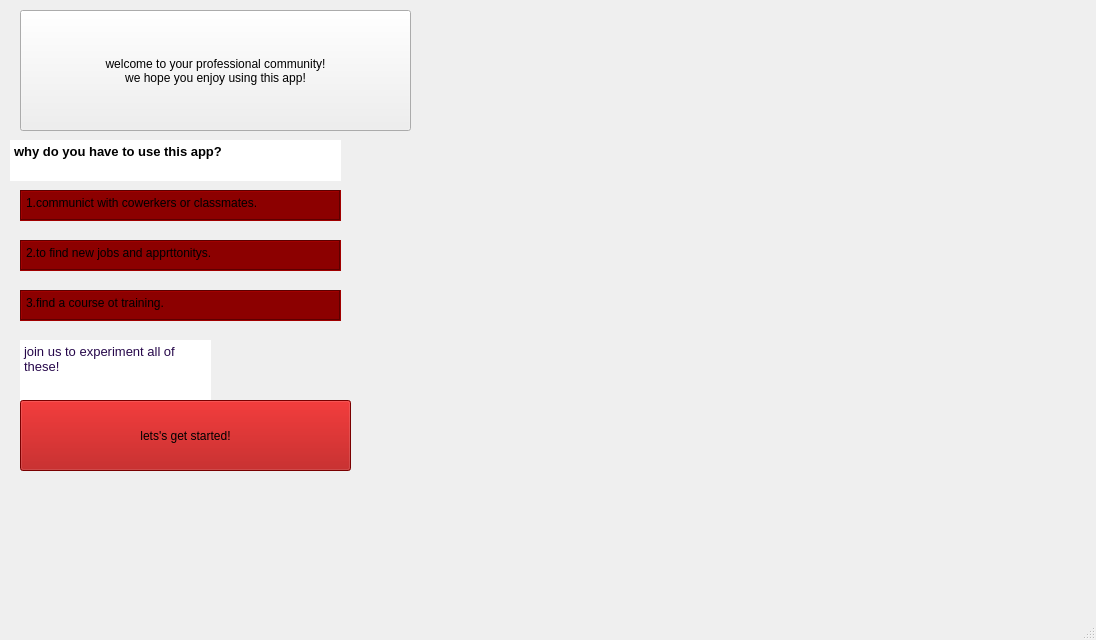
<?xml version="1.0" encoding="UTF-8"?>
<ui version="4.0">
 <class>MainWindow</class>
 <widget class="QMainWindow" name="MainWindow">
  <property name="geometry">
   <rect>
    <x>0</x>
    <y>0</y>
    <width>1096</width>
    <height>640</height>
   </rect>
  </property>
  <property name="windowTitle">
   <string>MainWindow</string>
  </property>
  <property name="styleSheet">
   <string notr="true">background-image: url(:/new/prefix1/photo_2024-03-24_00-27-53.jpg);</string>
  </property>
  <widget class="QWidget" name="centralwidget">
   <widget class="QTextEdit" name="textEdit_2">
    <property name="geometry">
     <rect>
      <x>10</x>
      <y>140</y>
      <width>331</width>
      <height>41</height>
     </rect>
    </property>
    <property name="styleSheet">
     <string notr="true">color: rgb(0, 0, 0);
font: 63 8pt &quot;Yu Gothic UI Semibold&quot;;</string>
    </property>
    <property name="frameShape">
     <enum>QFrame::NoFrame</enum>
    </property>
    <property name="html">
     <string>&lt;!DOCTYPE HTML PUBLIC &quot;-//W3C//DTD HTML 4.0//EN&quot; &quot;http://www.w3.org/TR/REC-html40/strict.dtd&quot;&gt;
&lt;html&gt;&lt;head&gt;&lt;meta name=&quot;qrichtext&quot; content=&quot;1&quot; /&gt;&lt;style type=&quot;text/css&quot;&gt;
p, li { white-space: pre-wrap; }
&lt;/style&gt;&lt;/head&gt;&lt;body style=&quot; font-family:'Yu Gothic UI Semibold'; font-size:8pt; font-weight:56; font-style:normal;&quot;&gt;
&lt;p style=&quot; margin-top:0px; margin-bottom:0px; margin-left:0px; margin-right:0px; -qt-block-indent:0; text-indent:0px;&quot;&gt;&lt;span style=&quot; font-family:'MS Shell Dlg 2'; font-size:10pt; font-weight:600;&quot;&gt;why do you have to use this app?&lt;/span&gt;&lt;/p&gt;&lt;/body&gt;&lt;/html&gt;</string>
    </property>
   </widget>
   <widget class="QTextEdit" name="textEdit_3">
    <property name="geometry">
     <rect>
      <x>20</x>
      <y>190</y>
      <width>321</width>
      <height>31</height>
     </rect>
    </property>
    <property name="styleSheet">
     <string notr="true">background-color: rgb(140, 0, 0);
color: rgb(0, 0, 0);</string>
    </property>
    <property name="frameShape">
     <enum>QFrame::Box</enum>
    </property>
    <property name="html">
     <string>&lt;!DOCTYPE HTML PUBLIC &quot;-//W3C//DTD HTML 4.0//EN&quot; &quot;http://www.w3.org/TR/REC-html40/strict.dtd&quot;&gt;
&lt;html&gt;&lt;head&gt;&lt;meta name=&quot;qrichtext&quot; content=&quot;1&quot; /&gt;&lt;style type=&quot;text/css&quot;&gt;
p, li { white-space: pre-wrap; }
&lt;/style&gt;&lt;/head&gt;&lt;body style=&quot; font-family:'MS Shell Dlg 2'; font-size:7.8pt; font-weight:400; font-style:normal;&quot;&gt;
&lt;p style=&quot; margin-top:0px; margin-bottom:0px; margin-left:0px; margin-right:0px; -qt-block-indent:0; text-indent:0px;&quot;&gt;&lt;span style=&quot; font-size:9pt;&quot;&gt;1.communict with cowerkers or classmates.&lt;/span&gt;&lt;/p&gt;&lt;/body&gt;&lt;/html&gt;</string>
    </property>
   </widget>
   <widget class="QTextEdit" name="textEdit_4">
    <property name="geometry">
     <rect>
      <x>20</x>
      <y>240</y>
      <width>321</width>
      <height>31</height>
     </rect>
    </property>
    <property name="styleSheet">
     <string notr="true">background-color: rgb(140, 0, 0);
color: rgb(0, 0, 0);</string>
    </property>
    <property name="frameShape">
     <enum>QFrame::Box</enum>
    </property>
    <property name="html">
     <string>&lt;!DOCTYPE HTML PUBLIC &quot;-//W3C//DTD HTML 4.0//EN&quot; &quot;http://www.w3.org/TR/REC-html40/strict.dtd&quot;&gt;
&lt;html&gt;&lt;head&gt;&lt;meta name=&quot;qrichtext&quot; content=&quot;1&quot; /&gt;&lt;style type=&quot;text/css&quot;&gt;
p, li { white-space: pre-wrap; }
&lt;/style&gt;&lt;/head&gt;&lt;body style=&quot; font-family:'MS Shell Dlg 2'; font-size:7.8pt; font-weight:400; font-style:normal;&quot;&gt;
&lt;p style=&quot; margin-top:0px; margin-bottom:0px; margin-left:0px; margin-right:0px; -qt-block-indent:0; text-indent:0px;&quot;&gt;&lt;span style=&quot; font-size:9pt;&quot;&gt;2.to find new jobs and apprttonitys.&lt;/span&gt;&lt;/p&gt;&lt;/body&gt;&lt;/html&gt;</string>
    </property>
   </widget>
   <widget class="QTextEdit" name="textEdit_5">
    <property name="geometry">
     <rect>
      <x>20</x>
      <y>290</y>
      <width>321</width>
      <height>31</height>
     </rect>
    </property>
    <property name="styleSheet">
     <string notr="true">background-color: rgb(140, 0, 0);
color: rgb(0, 0, 0);</string>
    </property>
    <property name="frameShape">
     <enum>QFrame::Box</enum>
    </property>
    <property name="html">
     <string>&lt;!DOCTYPE HTML PUBLIC &quot;-//W3C//DTD HTML 4.0//EN&quot; &quot;http://www.w3.org/TR/REC-html40/strict.dtd&quot;&gt;
&lt;html&gt;&lt;head&gt;&lt;meta name=&quot;qrichtext&quot; content=&quot;1&quot; /&gt;&lt;style type=&quot;text/css&quot;&gt;
p, li { white-space: pre-wrap; }
&lt;/style&gt;&lt;/head&gt;&lt;body style=&quot; font-family:'MS Shell Dlg 2'; font-size:7.8pt; font-weight:400; font-style:normal;&quot;&gt;
&lt;p style=&quot; margin-top:0px; margin-bottom:0px; margin-left:0px; margin-right:0px; -qt-block-indent:0; text-indent:0px;&quot;&gt;&lt;span style=&quot; font-size:9pt;&quot;&gt;3.find a course ot training.&lt;/span&gt;&lt;/p&gt;&lt;/body&gt;&lt;/html&gt;</string>
    </property>
   </widget>
   <widget class="QTextEdit" name="textEdit_6">
    <property name="geometry">
     <rect>
      <x>20</x>
      <y>340</y>
      <width>191</width>
      <height>61</height>
     </rect>
    </property>
    <property name="styleSheet">
     <string notr="true">color: rgb(39, 8, 75);</string>
    </property>
    <property name="frameShape">
     <enum>QFrame::NoFrame</enum>
    </property>
    <property name="html">
     <string>&lt;!DOCTYPE HTML PUBLIC &quot;-//W3C//DTD HTML 4.0//EN&quot; &quot;http://www.w3.org/TR/REC-html40/strict.dtd&quot;&gt;
&lt;html&gt;&lt;head&gt;&lt;meta name=&quot;qrichtext&quot; content=&quot;1&quot; /&gt;&lt;style type=&quot;text/css&quot;&gt;
p, li { white-space: pre-wrap; }
&lt;/style&gt;&lt;/head&gt;&lt;body style=&quot; font-family:'MS Shell Dlg 2'; font-size:7.8pt; font-weight:400; font-style:normal;&quot;&gt;
&lt;p style=&quot; margin-top:0px; margin-bottom:0px; margin-left:0px; margin-right:0px; -qt-block-indent:0; text-indent:0px;&quot;&gt;&lt;span style=&quot; font-size:10pt;&quot;&gt;join us to experiment all of these!&lt;/span&gt;&lt;/p&gt;&lt;/body&gt;&lt;/html&gt;</string>
    </property>
   </widget>
   <widget class="QPushButton" name="pushButton">
    <property name="geometry">
     <rect>
      <x>20</x>
      <y>400</y>
      <width>331</width>
      <height>71</height>
     </rect>
    </property>
    <property name="styleSheet">
     <string notr="true">background-color: rgb(170, 0, 0);
font: 12pt &quot;MV Boli&quot;;
color: rgb(0, 0, 0);</string>
    </property>
    <property name="text">
     <string>lets's get started!</string>
    </property>
   </widget>
   <widget class="QPushButton" name="pushButton_2">
    <property name="geometry">
     <rect>
      <x>20</x>
      <y>10</y>
      <width>391</width>
      <height>121</height>
     </rect>
    </property>
    <property name="styleSheet">
     <string notr="true">font: 10pt &quot;MV Boli&quot;;</string>
    </property>
    <property name="text">
     <string>welcome to your professional community!
we hope you enjoy using this app!</string>
    </property>
   </widget>
  </widget>
  <widget class="QMenuBar" name="menubar">
   <property name="geometry">
    <rect>
     <x>0</x>
     <y>0</y>
     <width>1096</width>
     <height>26</height>
    </rect>
   </property>
  </widget>
  <widget class="QStatusBar" name="statusbar"/>
 </widget>
 <resources/>
 <connections>
  <connection>
   <sender>pushButton</sender>
   <signal>clicked()</signal>
   <receiver>MainWindow</receiver>
   <slot>close()</slot>
   <hints>
    <hint type="sourcelabel">
     <x>237</x>
     <y>476</y>
    </hint>
    <hint type="destinationlabel">
     <x>329</x>
     <y>570</y>
    </hint>
   </hints>
  </connection>
 </connections>
</ui>
